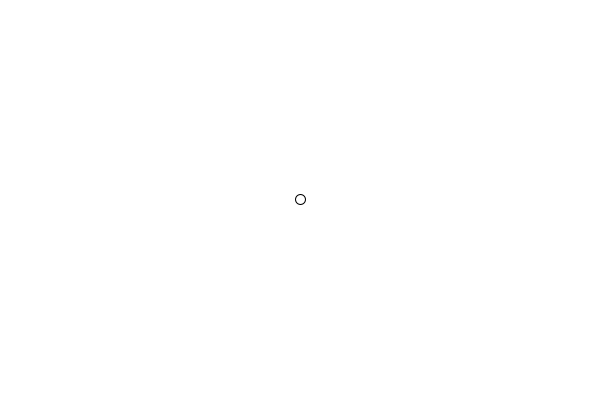
Frame 1 (no input)
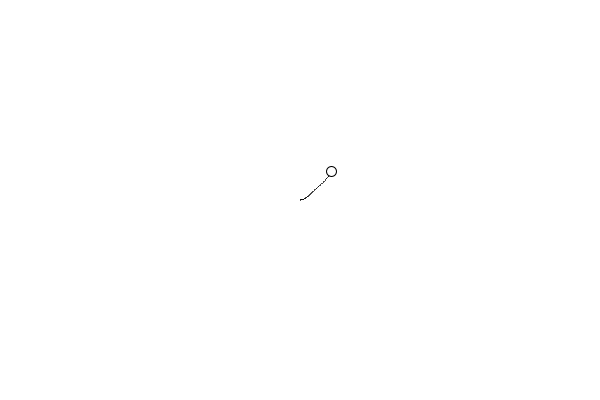
Frame 60 (the mouse pressed at the canvas centre just before this capture)
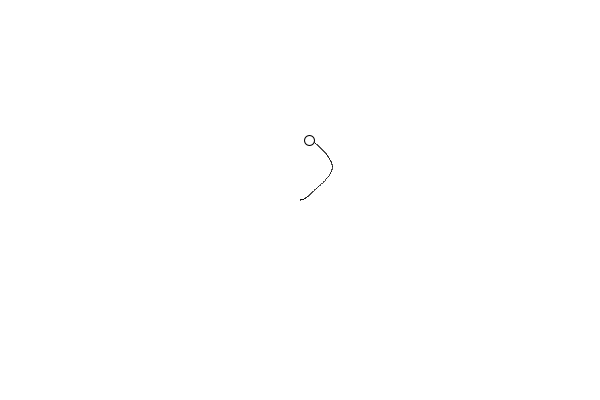
Frame 120 (the mouse held since frame 60 and released just before this capture)

The Processing sketch that drew these frames (run headless with seeded random() and noise(); from frame 60 on, the mouse is pressed at the canvas centre):

// Processing sketch: processing_94545
// ── processing_94545.pde

float x;              //deklaracja zmiennych - nie mają jeszcze wartości!
float y;
float[] hx;           //deklaracja pustych tablic
float[] hy;

void setup() {        //setup - blok kodu wykonywany na początku programu
  size(600, 400);     //wielkość okna
             
  x = width/2;        //inicjalizacja zmiennych x i y w połowie okna
  y = height/2;
  
  hx = new float[1];  //inicjalizacja tablicy z jednym miejscem (wciąż pustym!)
  hx[0] = x;          //na pierwszym miejscu - pozycja startowa
  hy = new float[1];
  hy[0] = y;
}

void draw() {         //draw - blok kodu wykonywany co klatkę
  background(255);    //czyszczenie ekranu - kolor biały
  zrobKrok();
  zapiszKrok();
  rysujSlad();
  rysuj();
}


void zrobKrok() {     //zmieniamy x i y, dodając losową liczbę między -1.5 a 1.5
  x += noise(frameCount * 0.01, 1) * 3 - 1.5; //krok w poziomie
  y += noise(1, frameCount * 0.01) * 3 - 1.5; //krok w pionie
}

void zapiszKrok() {   //dodaje aktualne x i y do tablic hx i hy
  hx = append(hx, x);
  hy = append(hy, y);
}

void rysujSlad() {    //rysuje punkty w zapisanych lokalizacjach
  for(int i = 0; i < hx.length; i++) {
    point(hx[i], hy[i]);
  }
}

void rysuj() {     //rysujemy elipsę w miejscu x, y
  ellipse(x, y, 10, 10);
}
